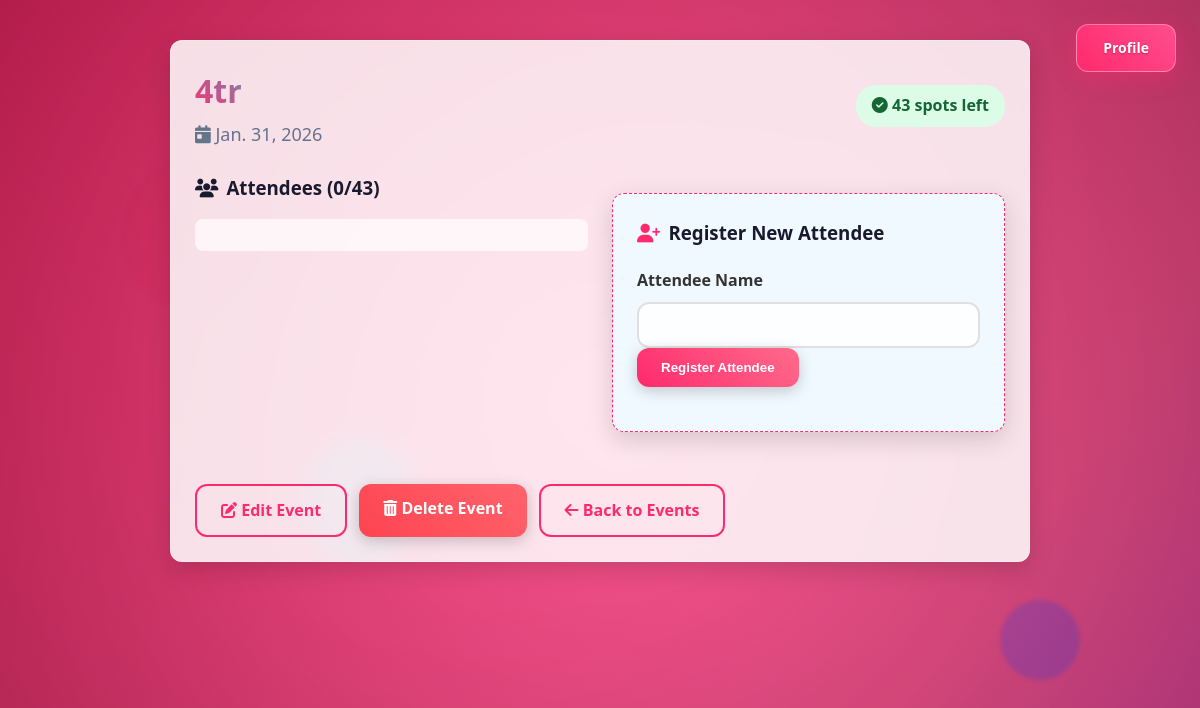
Page /11/ (signed in) on the committed database.
### events/models.py (models this page shows, shortened)
class Event(models.Model):
    owner = models.ForeignKey(
        User,
        on_delete=models.CASCADE,
        related_name='events'
    )
    name = models.CharField(max_length=200)
    date = models.DateField()
    capacity = models.PositiveIntegerField()
    location_name = models.CharField(max_length=200, blank=True)
    location_address = models.CharField(max_length=300, blank=True)
    latitude = models.DecimalField(max_digits=13, decimal_places=10, null=True, blank=True)
    longitude = models.DecimalField(max_digits=13, decimal_places=10, null=True, blank=True)
    def available_spots(self):
        return self.capacity - self.attendees.count()

### events/views.py (the view)
# urls.py: path('<int:event_id>/', views.event_detail, name='event_detail'),
@login_required
@login_required
def event_detail(request, event_id):
    event = get_object_or_404(Event, id=event_id, owner=request.user)
    attendees = event.attendees.all()
    is_full = attendees.count() >= event.capacity
    form = AttendeeForm()
    return render(
        request,
        'events/event_detail.html',
        {
            'event': event,
            'attendees': attendees,
            'is_full': is_full,
            'form': form,
        }
    )

### events/forms.py
class AttendeeForm(forms.ModelForm):
    class Meta:
        model = Attendee
        fields = ['name']

### templates/events/event_detail.html (shortened to what this page needs)
{% load static %}
<!DOCTYPE html>
<html lang="en">
<head>
  <link rel="stylesheet" href="{% static 'css/styles.css' %}">
  <link rel="stylesheet" href="https://cdnjs.cloudflare.com/ajax/libs/font-awesome/6.4.0/css/all.min.css">
  <link
    rel="stylesheet"
    href="https://unpkg.com/leaflet@1.9.4/dist/leaflet.css"
  />
</head>
<body>
  <div class="particle"></div>
  <div class="particle"></div>
  <div class="particle"></div>
  <div class="profile-button-wrapper">
    {% if user.is_authenticated %}
        <a href="{% url 'profile' %}" class="profile-btn">Profile</a>
    {% else %}
        <a href="{% url 'login' %}" class="profile-btn">Log in</a>
    {% endif %}
  </div>
  <div class="container">
    <div class="content-card fade-in-up">
      <div style="display: flex; justify-content: space-between; align-items-start; margin-bottom: 24px; flex-wrap: wrap;">
        <div>
          <h1 class="gradient-text">{{ event.name }}</h1>
          <p style="color: #64748b; font-size: 18px; margin-top: 4px;">
            <i class="fas fa-calendar-day"></i> {{ event.date }}
          </p>
        </div>
        <div style="text-align: right; margin-top: 10px;">
          <div style="background: {% if is_full %}#fee2e2{% else %}#dcfce7{% endif %};
                      color: {% if is_full %}#b91c1c{% else %}#166534{% endif %};
                      padding: 8px 16px; border-radius: 20px; font-weight: 600; display: inline-block;
                      margin-top: 10px;">
            <i class="fas {% if is_full %}fa-times-circle{% else %}fa-check-circle{% endif %}"></i>
            {% if is_full %}FULL{% else %}{{ event.available_spots }} spots left{% endif %}
          </div>
        </div>
      </div>
      <div style="display: flex; gap: 24px; margin-bottom: 32px; flex-wrap: wrap;">
        <div style="flex: 1; min-width: 300px;">
          <h3 style="margin-bottom: 16px; display: flex; align-items: center; gap: 8px;">
            <i class="fas fa-users"></i> Attendees ({{ event.attendees.count }}/{{ event.capacity }})
          </h3>
          <div style="background: rgba(255, 255, 255, 0.7); border-radius: 8px; padding: 16px;">
          </div>
        </div>
        <div style="flex: 1; min-width: 300px;">
          {% if not is_full %}
            <div class="content-card" style="background: #f0f9ff; border: 1px dashed var(--primary);">
              <h3 style="margin-bottom: 16px; display: flex; align-items: center; gap: 8px;">
                <i class="fas fa-user-plus" style="color: var(--primary);"></i> Register New Attendee
              </h3>
              <form method="post" action="{% url 'register_attendee' event.id %}">
                <div class="form-group">
                  <label for="id_name">Attendee Name</label>
                  {{ form.name }}
                </div>
                <button type="submit" class="btn btn-primary">
                  Register Attendee
                </button>
              </form>
            </div>
          {% else %}
            <div class="message warning" style="margin-top: 24px;">
              <i class="fas fa-exclamation-triangle"></i> Event is full! No new registrations allowed.
            </div>
          {% endif %}
        </div>
      </div>
      <div style="display: flex; gap: 12px; flex-wrap: wrap; margin-top: 20px;">
        <a href="{% url 'edit_event' event.id %}" class="btn btn-outline">
          <i class="fas fa-edit"></i> Edit Event
        </a>
        <a href="{% url 'delete_event' event.id %}" class="btn btn-danger">
          <i class="fas fa-trash-alt"></i> Delete Event
        </a>
        <a href="{% url 'event_list' %}" class="btn btn-outline">
          <i class="fas fa-arrow-left"></i> Back to Events
        </a>
      </div>
    </div>
  </div>
</body>
</html>

### static/css/styles.css (style rules this page uses)
:root { --primary: #ff2a6d; --primary-light: #ff4d8d; --secondary: #05d9e8; --success: #05ffa1; --danger: #fe4450; --warning: #ffb400; --light-bg: rgba(255, 255, 255, 0.85); --dark-text: #1a1a2e; --light-text: #ffffff; --border-radius: 12px; --box-shadow: 0 8px 25px rgba(0, 0, 0, 0.15); --transition: all 0.3s cubic-bezier(0.175, 0.885, 0.32, 1.275); }
* { box-sizing: border-box; margin: 0; padding: 0; }
body { font-family: 'Segoe UI', Tahoma, Geneva, Verdana, sans-serif; color: var(--dark-text); line-height: 1.6; padding: 20px; max-width: 900px; margin: 0 auto; min-height: 100vh; position: relative; overflow-x: hidden; }
body::before { content: ''; position: fixed; top: 0; left: 0; width: 100%; height: 100%; z-index: -2; background: linear-gradient(125deg, #ff2a6d, #ff4d8d, #c942ff, #4d44ff, #05d9e8, #05ffa1); background-size: 400% 400%; animation: gradientBG 15s ease infinite; }
body::after { content: ''; position: fixed; top: 0; left: 0; width: 100%; height: 100%; z-index: -1; background: radial-gradient(circle, rgba(255,255,255,0.1) 0%, rgba(0,0,0,0.3) 100%); }
.particle { position: fixed; border-radius: 50%; z-index: -1; opacity: 0.7; filter: blur(2px); animation: float 15s infinite linear; }
.particle:nth-child(1) { width: 150px; height: 150px; background: rgba(255, 42, 109, 0.4); top: 20%; left: 10%; animation-delay: 0s; }
.particle:nth-child(2) { width: 80px; height: 80px; background: rgba(77, 68, 255, 0.4); bottom: 15%; right: 10%; animation-delay: -5s; }
.particle:nth-child(3) { width: 120px; height: 120px; background: rgba(5, 217, 232, 0.4); bottom: 30%; left: 25%; animation-delay: -10s; }
.btn { display: inline-block; padding: 12px 24px; border: none; border-radius: var(--border-radius); color: var(--light-text); font-weight: 600; cursor: pointer; transition: var(--transition); text-decoration: none; text-align: center; position: relative; overflow: hidden; box-shadow: 0 4px 15px rgba(0, 0, 0, 0.2); }
.btn::before { content: ''; position: absolute; top: 0; left: -100%; width: 100%; height: 100%; background: linear-gradient(90deg, transparent, rgba(255, 255, 255, 0.3), transparent); transition: 0.5s; }
.btn-primary { background: linear-gradient(45deg, var(--primary), #ff6b8b); }
.btn-danger { background: linear-gradient(45deg, var(--danger), #ff636d); }
.btn-outline { background: transparent; border: 2px solid var(--primary); color: var(--primary); box-shadow: none; }
form { margin: 20px 0; }
label { display: block; margin-bottom: 8px; font-weight: 600; color: #333; }
input[type="text"], input[type="date"], input[type="number"], textarea, select { width: 100%; padding: 12px 16px; border: 2px solid #e0e0e0; border-radius: var(--border-radius); font-size: 16px; background: rgba(255, 255, 255, 0.8); transition: var(--transition); }
.fade-in-up { animation: fadeInUp 0.8s ease forwards; }
.gradient-text { background: linear-gradient(45deg, var(--primary), var(--secondary)); -webkit-background-clip: text; -webkit-text-fill-color: transparent; font-weight: 700; }
.container { position: relative; z-index: 10; max-width: 100%; margin: 0 auto; }
.particle { pointer-events: none; }
.content-card { background: var(--light-bg); backdrop-filter: blur(10px); border-radius: var(--border-radius); margin: 20px auto; box-shadow: var(--box-shadow); padding: 24px; transition: var(--transition); border: 1px solid rgba(255, 255, 255, 0.3); position: relative; z-index: 20; max-width: 900px; }
.profile-button-wrapper { position: fixed; top: 24px; right: 24px; z-index: 1000; }
.profile-btn { display: inline-flex; align-items: center; justify-content: center; padding: 12px 26px; font-size: 14px; font-weight: 600; color: var(--light-text); text-decoration: none; border-radius: var(--border-radius); border: 1px solid rgba(255, 255, 255, 0.35); background: linear-gradient( 45deg, var(--primary), var(--primary-light) ); backdrop-filter: blur(10px); box-shadow: 0 6px 22px rgba(255, 42, 109, 0.45); text-shadow: 0 1px 2px rgba(0, 0, 0, 0.25); position: relative; overflow: hidden; transition: var(--transition); }
.profile-btn::before { content: ''; position: absolute; top: 0; left: -120%; width: 120%; height: 100%; background: linear-gradient( 90deg, transparent, rgba(255, 255, 255, 0.45), transparent ); transition: 0.6s; }

### rows in the picture
Event: name "4tr", date "Jan. 31, 2026", available_spots "43", attendees.count "0", capacity "43"
